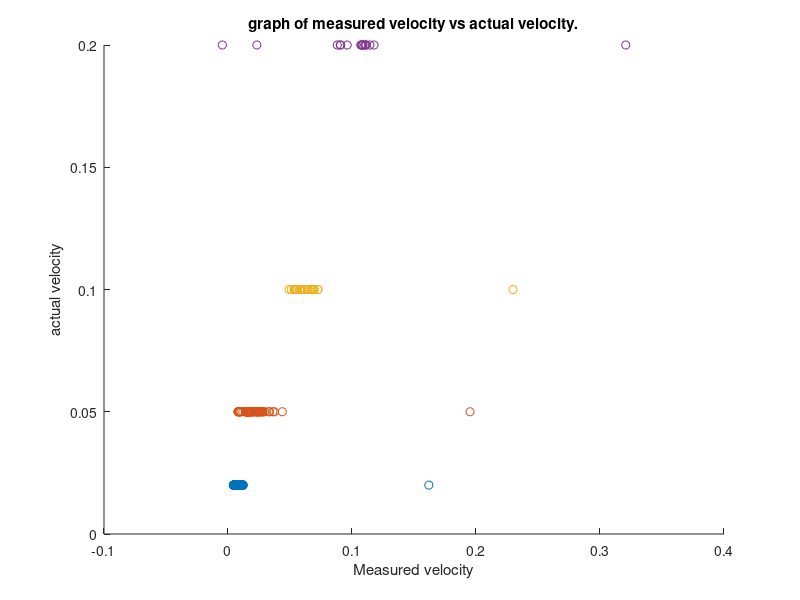

Here is the MATLAB script that generated this plot:
clc, clear all, close all

% loading the data of the sensor measurements.

vrel_point05 = load('V_x_relsave_pt05.mat');
vrel_pt02 = load('V_x_relsave_pt02.mat');
vrel_pt2 = load('V_x_relsave_pt2.mat');
vrel_pt1 = load('V_x_relsave_pt1.mat');
%vrel_pt2.V_x_rel_save   = vrel_pt2.V_x_rel_save(2: 8); % taking actual readings.

 % actual velocity
v_real_actualpt02 = 0.02 * ones(1, 122);
v_real_actualpt05 = 0.05*ones(1, 82);
v_real_actualpt2 = 0.2*ones(1, 16);
v_real_actualpt1 = 0.1*ones(1, 31);
% concatenate measured values into matrix:
%v_measure_val = [vrel_pt02.V_x_rel_save(1:7), vrel_point05.V_x_rel_save(1:94), vrel_pt1.V_x_rel_save(1:7), vrel_pt2.V_x_rel_save(1:7)];
% concatenating the actual and measured values of the distance.


figure(1)
scatter(vrel_pt02.V_x_rel_save(1:122)', v_real_actualpt02)
hold on

scatter(vrel_point05.V_x_rel_save(1:82)', v_real_actualpt05)
scatter(vrel_pt1.V_x_rel_save(1:31)', v_real_actualpt1)
scatter(vrel_pt2.V_x_rel_save(1:16)', v_real_actualpt2)
xlabel('Measured velocity')
ylabel('actual velocity')
title('graph of measured velocity vs actual velocity.')

hold off
